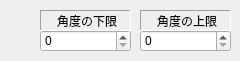
   <widget class="QWidget" name="tab_4" >
    <attribute name="title" >
     <string>方向</string>
    </attribute>
    <widget class="QSpinBox" name="spinBoxItem1WidthL_3" >
     <property name="geometry" >
      <rect>
       <x>40</x>
       <y>30</y>
       <width>91</width>
       <height>22</height>
      </rect>
     </property>
    </widget>
    <widget class="QLabel" name="label_21" >
     <property name="geometry" >
      <rect>
       <x>40</x>
       <y>10</y>
       <width>91</width>
       <height>21</height>
      </rect>
     </property>
     <property name="frameShape" >
      <enum>QFrame::Panel</enum>
     </property>
     <property name="frameShadow" >
      <enum>QFrame::Sunken</enum>
     </property>
     <property name="text" >
      <string>角度の下限</string>
     </property>
     <property name="alignment" >
      <set>Qt::AlignCenter|Qt::AlignHCenter|Qt::AlignLeading|Qt::AlignLeft|Qt::AlignVCenter</set>
     </property>
    </widget>
    <widget class="QLabel" name="label_22" >
     <property name="geometry" >
      <rect>
       <x>140</x>
       <y>10</y>
       <width>91</width>
       <height>21</height>
      </rect>
     </property>
     <property name="frameShape" >
      <enum>QFrame::Panel</enum>
     </property>
     <property name="frameShadow" >
      <enum>QFrame::Sunken</enum>
     </property>
     <property name="text" >
      <string>角度の上限</string>
     </property>
     <property name="alignment" >
      <set>Qt::AlignCenter|Qt::AlignHCenter|Qt::AlignLeading|Qt::AlignLeft|Qt::AlignVCenter</set>
     </property>
    </widget>
    <widget class="QSpinBox" name="spinBoxItem1WidthH_3" >
     <property name="geometry" >
      <rect>
       <x>140</x>
       <y>30</y>
       <width>91</width>
       <height>22</height>
      </rect>
     </property>
    </widget>
   </widget>
